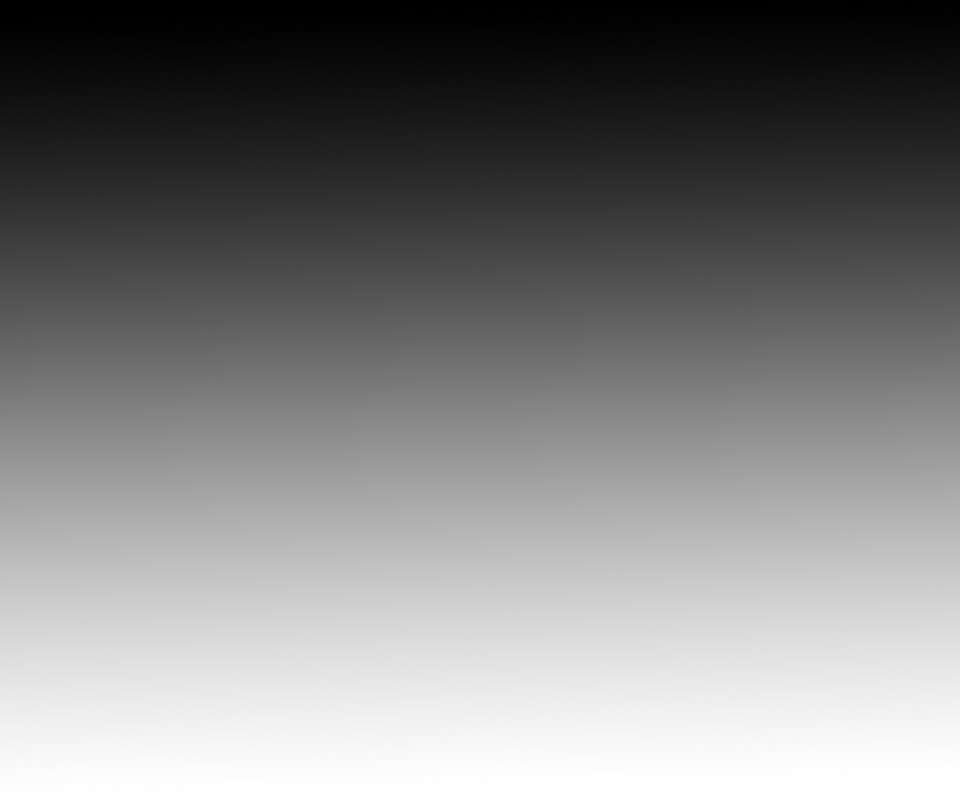
#> input picture Bisa Ai/Image Processing/Topic 4 - Point Processing/gradient.jpg, 1920 x 1600 px (shown at 1/2 size)
$ jupyter execute latihan.ipynb
#> lines starting #> are read from the running program, lines starting #| are printed output that depends on the picture; after the words box and inside, x2 and y2 are one past the last pixel; in counts of white or black regions, pixels touching at a corner belong together
# 1
Bacalah citra gradient.jpg dan lakukan thresholding terhadap citra tersebut menggunakan tipe:
- 1) THRESH_BINARY,
- 2) THRESH_BINARY_INV,
- 3) THRESH_TRUNC,
- 4) THRESH_TOZERO,
- 5) THRESH_TOZERO_INV.
Lalu tampilkan enam citra tersebut (termasuk citra asal) menggunakan library matplotlib.

[cell 1]
import cv2 as cv
import numpy as np
from matplotlib import pyplot as plt

img = cv.imread('gradient.jpg',0)
#> img is the input picture: shape (1600, 1920); min 0, max 255, mean 127.9

ret,thresh1 = cv.threshold(img,127,255,cv.THRESH_BINARY)
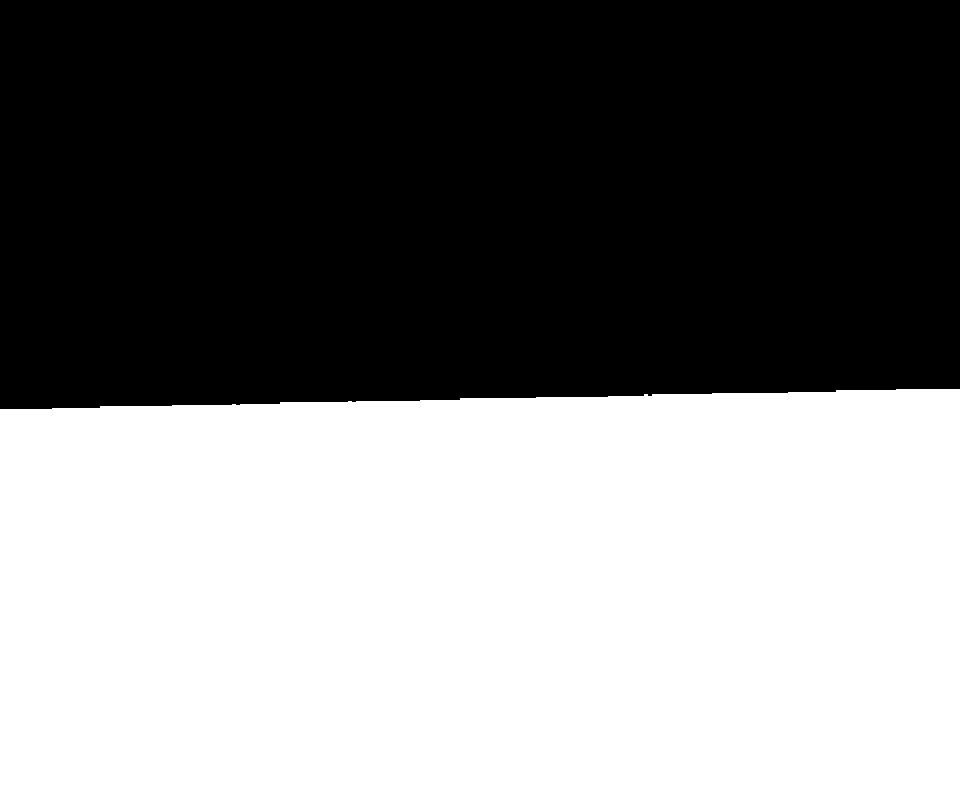
#> thresh1: shape (1600, 1920) (shown at 1/2 size); 50.1% white; 1 black region, box (x1, y1, x2, y2) and area: (0, 0, 1920, 818) 1531440
ret,thresh2 = cv.threshold(img,127,255,cv.THRESH_BINARY_INV)
ret,thresh3 = cv.threshold(img,127,255,cv.THRESH_TRUNC)
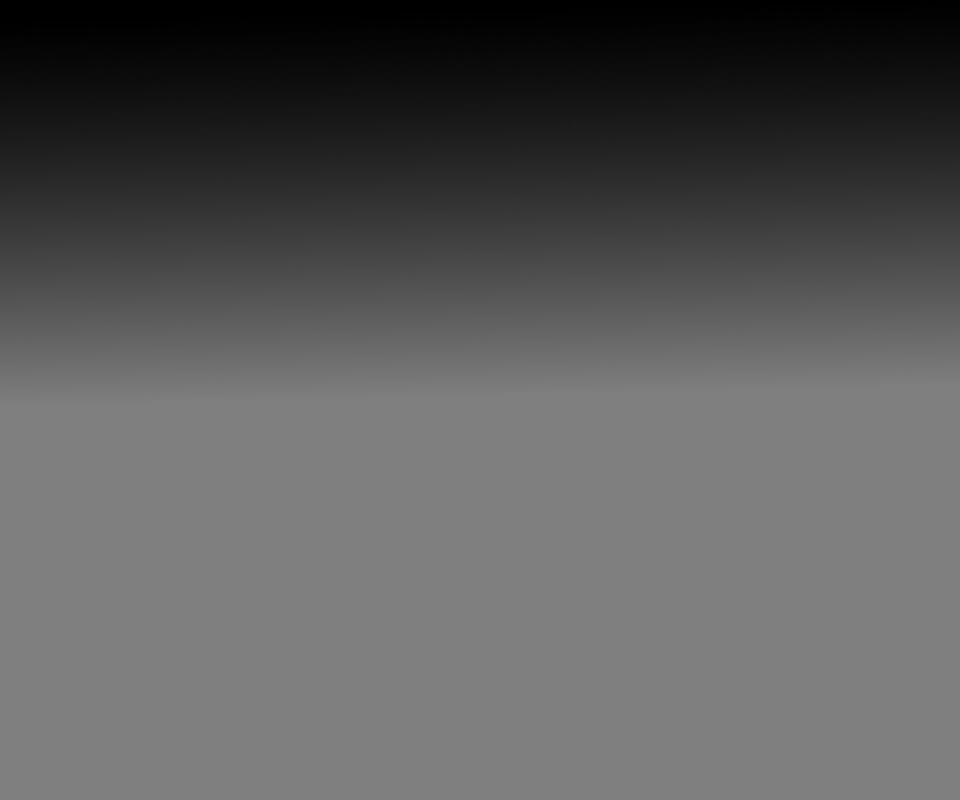
#> thresh3: shape (1600, 1920) (shown at 1/2 size); min 0, max 127, mean 90.7
ret,thresh4 = cv.threshold(img,127,255,cv.THRESH_TOZERO)
ret,thresh5 = cv.threshold(img,127,255,cv.THRESH_TOZERO_INV)
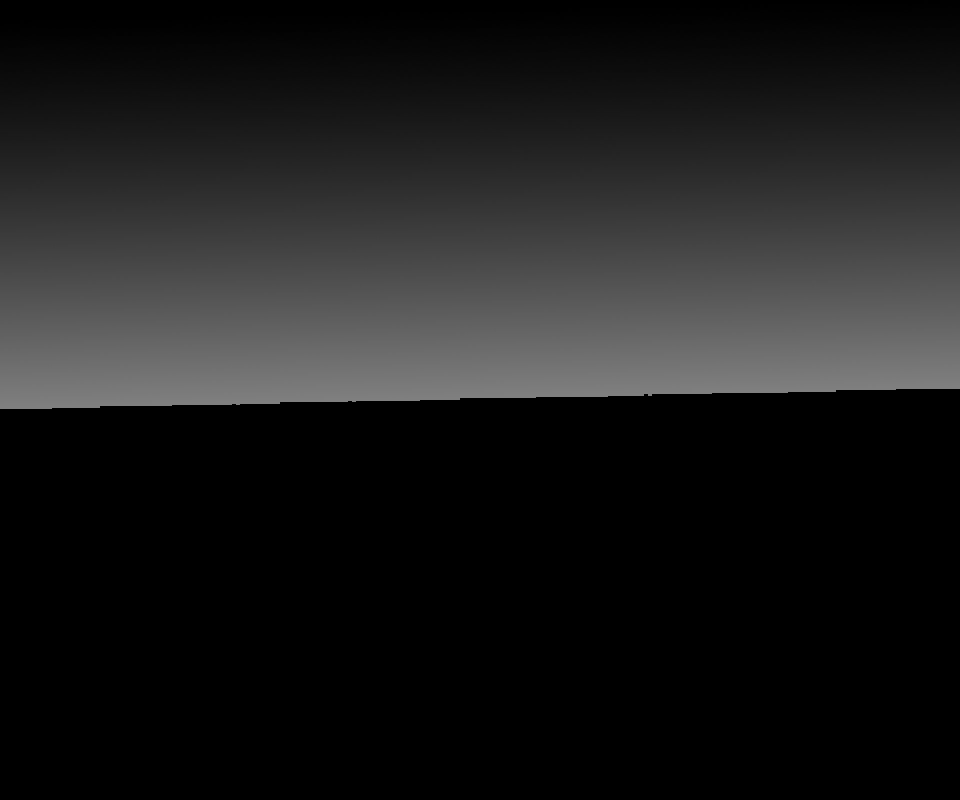
#> thresh5: shape (1600, 1920) (shown at 1/2 size); min 0, max 127, mean 27.1

titles = ['Original Image','BINARY','BINARY_INV','TRUNC','TOZERO','TOZERO_INV']
images = [img, thresh1, thresh2, thresh3, thresh4, thresh5]

for i in range(6):
    plt.subplot(2,3,i+1),plt.imshow(images[i],'gray')
    plt.title(titles[i])
    plt.xticks([]),plt.yticks([])
plt.show()

# 2
Buatlah program dengan menggunakan OpenCV-Python untuk transformasi citra digital. Citra yang digunakan adalah foto salah satu tokoh kemerdekaan yang lahir pada 24 Januari 1916 di Bodas, Karangjati, Purbalingga, Jawa Tengah yaitu Jendral Sudirman **jenderalsoedirman.jpg**

Lakukan operasi geometri resize, translasi, dan rotasi terhadap citra tersebut. Tampilkan dan simpan ketiga gambar hasil operasi geometri tersebut.

[cell 2]
import cv2 as cv
import numpy as np

img = cv.imread('jenderalsoedirman.jpg',0)
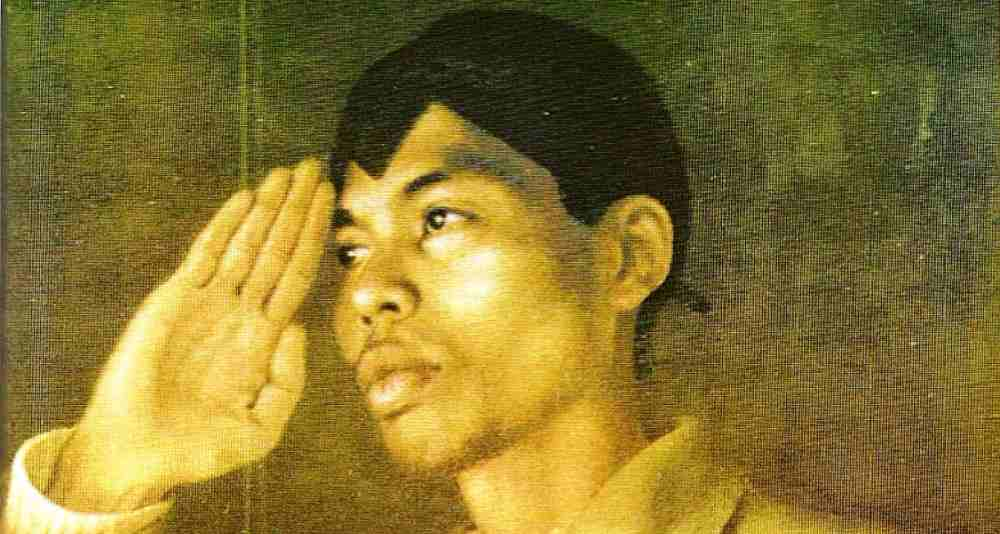
#> input picture Bisa Ai/Image Processing/Topic 4 - Point Processing/jenderalsoedirman.jpg, 1000 x 534 px
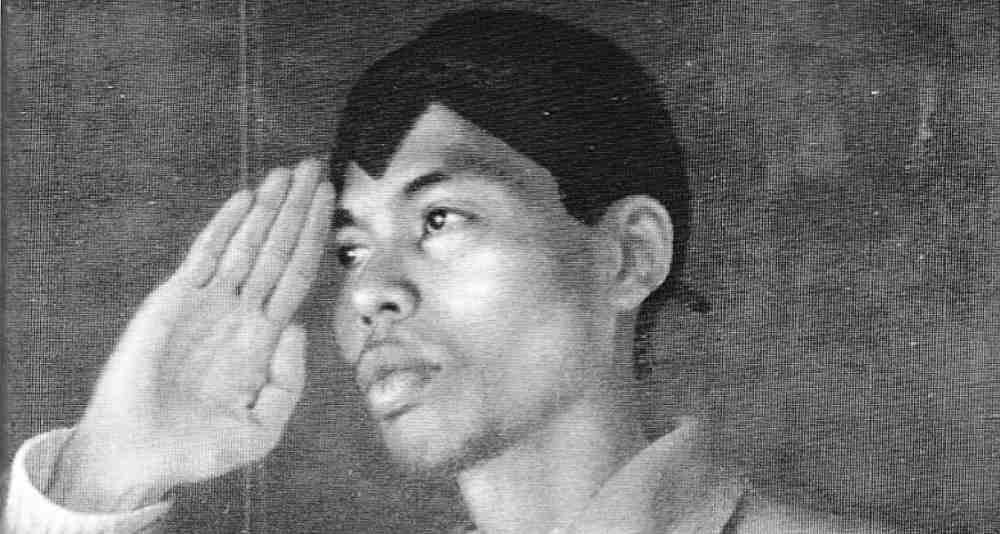
#> img: shape (534, 1000); min 0, max 255, mean 114
rows,cols = img.shape
#> rows = 534; cols = 1000

img_resize = cv.resize(img,None,fx=2, fy=2, interpolation = cv.INTER_CUBIC)
M = np.float32([[1,0,100],[0,1,50]])

img_translation = cv.warpAffine(img,M,(cols,rows))
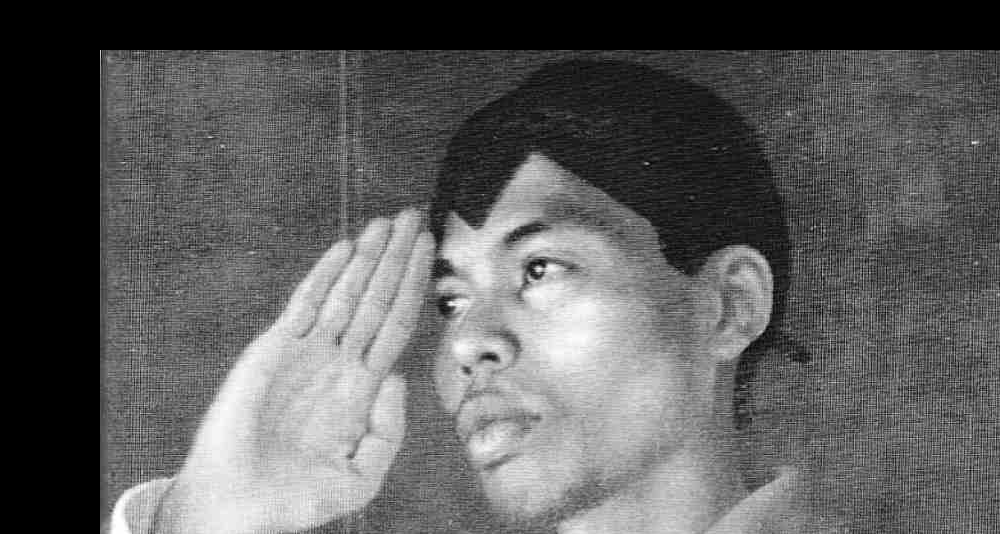
#> img_translation: shape (534, 1000); min 0, max 255, mean 92.8
M = cv.getRotationMatrix2D(((cols-1)/2.0,(rows-1)/2.0),45,1)

img_rotation = cv.warpAffine(img,M,(cols,rows))
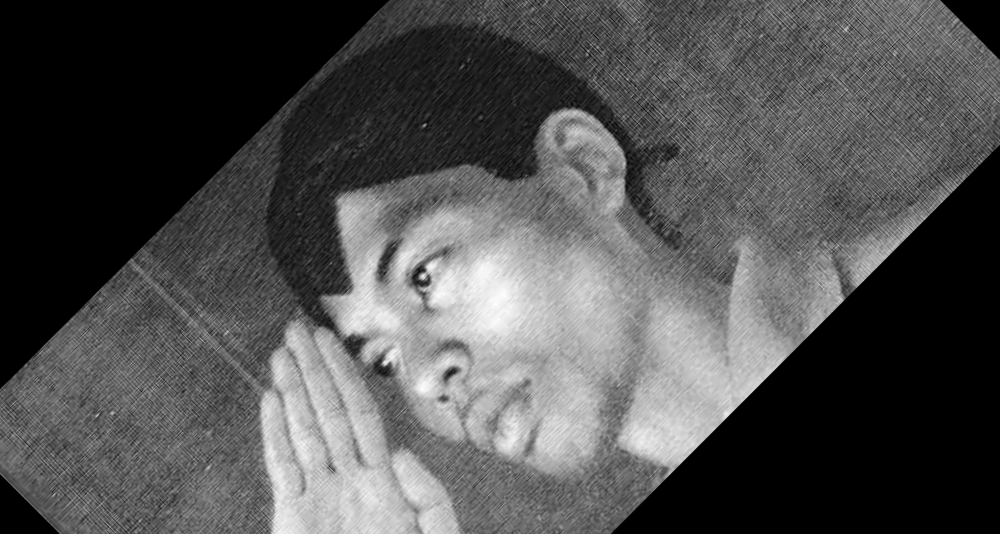
#> img_rotation: shape (534, 1000); min 0, max 254, mean 79.9

cv.imwrite("jenderalsoedirman_resize.jpg", img_resize)
cv.imwrite("jenderalsoedirman_translation.jpg", img_translation)
cv.imwrite("jenderalsoedirman_rotation.jpg", img_rotation)
cv.imshow('image resize', img_resize)
cv.imshow('image translation', img_translation)
cv.imshow('image rotation', img_rotation)
cv.waitKey(0)
cv.destroyAllWindows()
